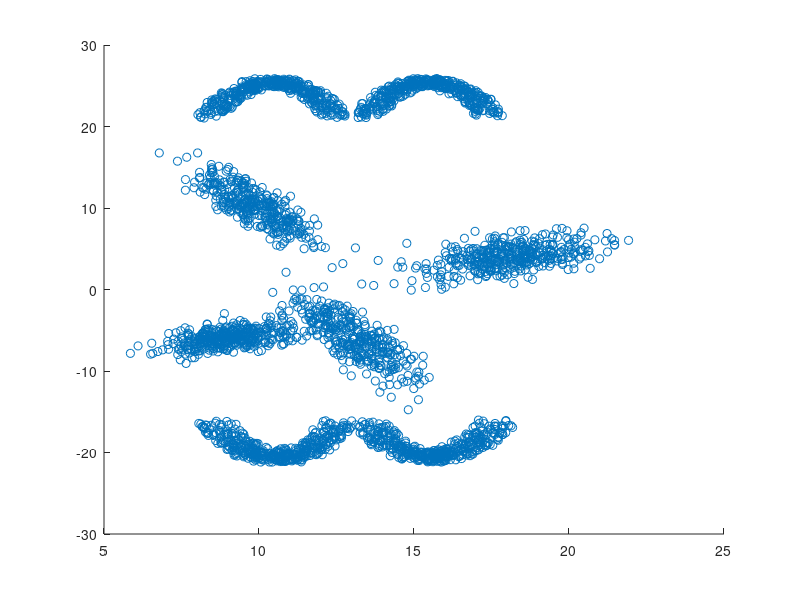

Write the MATLAB code that produced this figure.
% this script playes a role of dataset constructor. 
clear
clc

stepS = 0.1;
% generate more comples sets
t=-2:stepS:2;
tLength = length(t);
thicknes = 10;

DS1=[];
for i=1:tLength
    tSlice = rand(thicknes,2)*1.2;
    x(1:thicknes,1)=tSlice(:,1)+t(i)+10;
    y(1:thicknes,1)=-tSlice(:,2)+t(i)^2-20;
    DS1 = [DS1;x,y];
end

DS2=[];
for i=1:tLength
    tSlice = rand(thicknes,2)*0.9;
    x(1:thicknes,1)=tSlice(:,1)+t(i)+10;
    y(1:thicknes,1)=tSlice(:,2)-t(i)^2+25;
    DS2 = [DS2;x,y];
end

DS3=[];
for i=1:tLength
    tSlice = rand(thicknes,2)*0.9;
    x(1:thicknes,1)=tSlice(:,1)+t(i)+15;
    y(1:thicknes,1)=tSlice(:,2)-t(i)^2+25;
    DS3 = [DS3;x,y];
end
DS4=[];
for i=1:tLength
    tSlice = rand(thicknes,2)*1.2;
    x(1:thicknes,1)=tSlice(:,1)+t(i)+15;
    y(1:thicknes,1)=-tSlice(:,2)+t(i)^2-20;
    DS4 = [DS4;x,y];
end

%fh(2)=figure(2);
%clf(fh(2))
%scatter(DS1(:,1),DS1(:,2))
%hold on
%scatter(DS2(:,1),DS2(:,2))
%hold on
%scatter(DS3(:,1),DS3(:,2))
%hold on

%flower like clusters
%cluster1


%cov(1).matrix = [4, 2; 2, 3];
cov(3).matrix = [1, -2; -2, 6];
cov(2).matrix = [1, 0.5; 0.5, 1];
cov(1).matrix = [1 -2; -2, 7];
cov(4).matrix = [2, 1; 1, 2];

n(1) = 350;
n(2) = 400;
n(3) = 350;
n(4) = 400;


mu(1,4).xy = [18,4];
mu(1,3).xy = [10,10];
mu(1,2).xy = [9,-6];
mu(1,1).xy = [13,-6];

flower_1 = [];
for i = 1:1
    for j = 1:4
        petal(i,j).set = mvnrnd(mu(i,j).xy,cov(j).matrix,n(j));
        flower_1 = [flower_1;petal(i,j).set];
    end
end

%fh(4)=figure(4);
%clf(fh(4))
%scatter(flower_1(:,1),flower_1(:,2))
%hold on
%scatter(flower_2(:,1),flower_2(:,2))
% cluster2 
DS=[DS1;DS2;DS3;DS4;flower_1]
fh(5)=figure(5);
clf(fh(5))
scatter(DS(:,1),DS(:,2))
hold on
